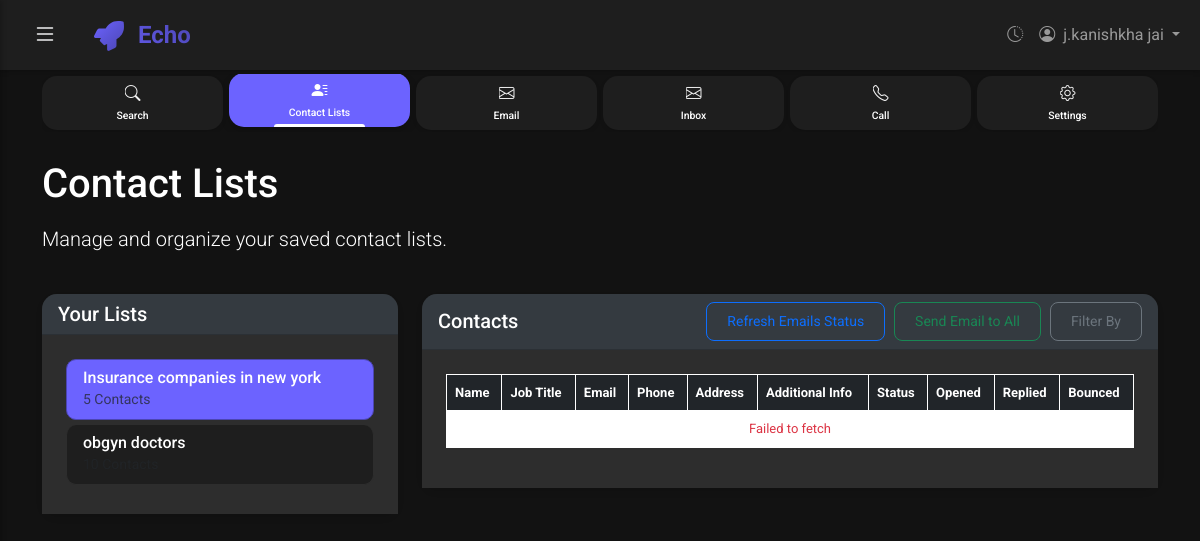
The page /contact-lists (signed in) on the database its author committed.
### app/models.py (models this page shows, shortened)
class User(Base):
    __tablename__ = "users"
    id = Column(Integer, primary_key=True, index=True)
    name = Column(String(100), nullable=False)
    email = Column(String(100), unique=True, nullable=False, index=True)
    password = Column(String(100), nullable=False)
    created_at = Column(DateTime(timezone=True), server_default=func.now())
    search_history = relationship("SearchHistory", back_populates="user")

class ListContacts(Base):
    __tablename__ = 'list_contacts'
    id = Column(Integer, primary_key=True, index=True)
    name = Column(String, index=True, unique=True)
    contacts = relationship("ContactDetail", back_populates="list")

### app/routes.py (the view)
@router.get("/contact-lists", response_class=HTMLResponse)
async def contact_lists_page(
    request: Request,
    db: Session = Depends(get_db),
    user_info = Depends(get_current_user_for_templates)
    ):
    contact_lists = db.query(models.ListContacts).all()
    return templates.TemplateResponse("contact-lists.html", {
        "request": request,
        "contact_lists": contact_lists,
        **user_info
    })

### templates/contact-lists.html (shortened to what this page needs)
{% extends "base.html" %}
{% block content %}
<div class="row mb-4">
    <div class="col-12">
        <h1 class="mb-3">Contact Lists</h1>
        <p class="lead">Manage and organize your saved contact lists.</p>
    </div>
</div>
<div class="row">
    <div class="col-md-4">
        <div class="card">
            <div class="card-header bg-dark-light">
                <h5 class="mb-0">Your Lists</h5>
            </div>
            <div class="card-body">
                <ul class="list-group" id="contact-lists">
                    {% for list in contact_lists %}
                    <li class="list-group-item list-item" data-list-id="{{ list.id }}">
                        <h6 class="mb-0">{{ list.name }}</h6>
                        <small class="text-muted">{{ list.contacts|length }} Contacts</small>
                    </li>
                    {% endfor %}
                </ul>
            </div>
        </div>
    </div>
    <div class="col-md-8">
        <div class="card">
            <div class="card-header bg-dark-light d-flex justify-content-between align-items-center">
                <h5 class="mb-0">Contacts</h5>
                <div>
                    <button class="btn btn-sm btn-outline-primary">Refresh Emails Status</button>
                    <button class="btn btn-sm btn-outline-success" id="sendEmailBtn">Send Email to All</button>
                    <button class="btn btn-sm btn-outline-secondary">Filter By</button>
                </div>
            </div>
            <div class="card-body" id="contact-details">
                <div class="table-responsive">
                    <table class="table table-bordered border-white">
                        <thead class="table-dark">
                            <tr>
                                <th>Name</th>
                                <th>Job Title</th>
                                <th>Email</th>
                                <th>Phone</th>
                                <th>Address</th>
                                <th>Additional Info</th>
                                <th>Status</th>
                                <th>Opened</th>
                                <th>Replied</th>
                                <th>Bounced</th>
                            </tr>
                        </thead>
                        <tbody id="contacts-table-body">
                        </tbody>
                    </table>
                </div>
            </div>
        </div>
    </div>
</div>
{% endblock %}

### templates/base.html (shortened to what this page needs)
<!DOCTYPE html>
<html lang="en">
<head>
    <link href="https://cdn.jsdelivr.net/npm/bootstrap@5.3.0-alpha1/dist/css/bootstrap.min.css" rel="stylesheet">
    <link href="https://cdn.jsdelivr.net/npm/bootstrap-icons@1.10.0/font/bootstrap-icons.css" rel="stylesheet">
    <link href="{{ url_for('static', path='/css/style.css') }}" rel="stylesheet">
</head>
<body>
    <nav class="navbar navbar-expand-lg navbar-dark">
        <div class="container-fluid">
            <button class="btn btn-link text-light me-3" id="toggleSidebar" type="button">
                <i class="bi bi-list fs-4"></i>
            </button>
            <a class="navbar-brand" href="/">
                <img src="{{ url_for('static', path='/img/logo.svg') }}" alt="Scrapper Logo" width="30" height="30" class="d-inline-block align-text-top me-2">
                Echo
            </a>
            <div class="collapse navbar-collapse" id="navbarNav">
                <ul class="navbar-nav ms-auto">
                    <li class="nav-item">
                        <a class="nav-link" href="/history" data-bs-toggle="tooltip" data-bs-placement="bottom" title="History">
                            <i class="bi bi-clock-history"></i>
                        </a>
                    </li>
                    {% if user_logged_in %}
                    <li class="nav-item dropdown">
                        <a class="nav-link dropdown-toggle" href="#" id="navbarDropdown" role="button" data-bs-toggle="dropdown" aria-expanded="false">
                            <i class="bi bi-person-circle me-1"></i> {{ user_name }}
                        </a>
                    </li>
                    {% endif %}
                </ul>
            </div>
        </div>
    </nav>
    <div class="nav-card-buttons">
        <div class="container">
            <div class="nav-cards">
                <a href="/" class="nav-card-item {% if request.url.path == '/' or request.url.path == '/search' %}active{% endif %}">
                    <i class="bi bi-search"></i>
                    <span>Search</span>
                </a>
                <a href="/contact-lists" class="nav-card-item {% if request.url.path == '/contact-lists' %}active{% endif %}">
                    <i class="bi bi-person-lines-fill"></i>
                    <span>Contact Lists</span>
                </a>
                <a href="/email" class="nav-card-item {% if request.url.path == '/email' %}active{% endif %}">
                    <i class="bi bi-envelope"></i>
                    <span>Email</span>
                </a>
                <a href="/inbox" class="nav-card-item {% if request.url.path == '/inbox' %}active{% endif %}">
                    <i class="bi bi-envelope"></i>
                    <span>Inbox</span>
                </a>
                <a href="/call" class="nav-card-item {% if request.url.path == '/call' %}active{% endif %}">
                    <i class="bi bi-telephone"></i>
                    <span>Call</span>
                </a>
                <a href="/settings" class="nav-card-item {% if request.url.path == '/settings' %}active{% endif %}">
                    <i class="bi bi-gear"></i>
                    <span>Settings</span>
                </a>
            </div>
        </div>
    </div>
    <div class="content-wrapper" id="content-wrapper">
        <div class="container py-4">
            {% block content %}{% endblock %}
        </div>
    </div>
</body>
</html>

### static/css/style.css (style rules this page uses)
:root { --primary: #6c63ff; --secondary: #4b45b2; --success: #28a745; --info: #17a2b8; --warning: #ffc107; --danger: #dc3545; --dark: #121212; --dark-light: #1E1E1E; --dark-lighter: #2d2d2d; --text-primary: #FFFFFF; --text-secondary: #B3B3B3; --border-radius: 15px; --border-radius-sm: 10px; --border-radius-lg: 20px; --border-radius-xl: 30px; }
body { background-color: var(--dark); color: var(--text-primary); font-family: 'Roboto', sans-serif; transition: all 0.3s ease; }
.content-wrapper { transition: margin-left 0.3s ease; min-height: calc(100vh - 70px); }
.navbar { background-color: var(--dark-light) !important; box-shadow: 0 2px 5px rgba(0, 0, 0, 0.2); }
.navbar-brand { font-size: 1.5rem; font-weight: 700; background: linear-gradient(45deg, var(--primary), var(--secondary)); -webkit-background-clip: text; background-clip: text; -webkit-text-fill-color: transparent; margin-right: 20px; }
.card { background-color: var(--dark-light); border: none; border-radius: var(--border-radius); box-shadow: 0 4px 6px rgba(0, 0, 0, 0.1); transition: transform 0.3s ease, box-shadow 0.3s ease; }
.card-body { padding: 1.5rem; }
.card-header { border-top-left-radius: var(--border-radius) !important; border-top-right-radius: var(--border-radius) !important; }
.nav-card-buttons { background-color: var(--dark); padding: 4px 0; }
.nav-cards { display: flex; justify-content: space-between; align-items: center; flex-wrap: nowrap; overflow-x: auto; gap: 6px; padding: 2px 0; }
.nav-card-item { flex: 1; background-color: var(--dark-light); color: var(--text-primary); text-align: center; padding: 6px 8px; border-radius: var(--border-radius); text-decoration: none; transition: all 0.3s ease; min-width: 50px; box-shadow: 0 2px 4px rgba(0, 0, 0, 0.1); display: flex; flex-direction: column; align-items: center; position: relative; overflow: hidden; }
.nav-card-item:hover, .nav-card-item.active { background-color: var(--primary); color: white; transform: translateY(-3px); box-shadow: 0 4px 8px rgba(0, 0, 0, 0.2); }
.nav-card-item:hover::after, .nav-card-item.active::after { content: ''; position: absolute; bottom: 0; left: 25%; width: 50%; height: 3px; background-color: white; border-radius: 3px 3px 0 0; }
.nav-card-item i { font-size: 1rem; margin-bottom: 2px; background: linear-gradient(45deg, #ffffff, #e0e0e0); -webkit-background-clip: text; background-clip: text; -webkit-text-fill-color: transparent; }
.nav-card-item:hover i, .nav-card-item.active i { background: none; -webkit-text-fill-color: white; }
.nav-card-item span { font-size: 0.65rem; font-weight: 500; }
.btn { border-radius: var(--border-radius-sm); padding: 0.5rem 1.25rem; }
.btn-sm { border-radius: calc(var(--border-radius-sm) - 2px); }
.list-group-item { background-color: var(--dark-light); color: var(--text-primary); border-color: var(--dark-lighter); border-radius: var(--border-radius-sm) !important; margin-bottom: 5px; }
.list-group-item:first-child { border-top-left-radius: var(--border-radius-sm) !important; border-top-right-radius: var(--border-radius-sm) !important; }
.list-group-item:last-child { border-bottom-left-radius: var(--border-radius-sm) !important; border-bottom-right-radius: var(--border-radius-sm) !important; }
.list-group-item.active { background-color: var(--primary); border-color: var(--secondary); }

### templates/contact-lists.html (style rules this page uses)
.table tbody td, th { color: white; white-space: nowrap; font-size: small; }
.table-responsive { overflow-x: auto; }
.table-bordered th, .table-bordered td { border: 1px solid white !important; }
.btn-link { text-decoration: none; color: #007bff; }
.card-header.bg-dark-light { background-color: #343a40 !important; color: white; }
.card-body { background-color: #2d2d2d; }
.btn-outline-primary, .btn-outline-success, .btn-outline-secondary { margin-left: 5px; }

### rows shown on the page
User: name "j.kanishkha jai"
ListContacts: name "Insurance companies in new york", contacts|length "5"
ListContacts: name "obgyn doctors"
